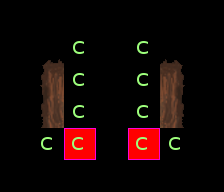

A level layout from a 2D game, rendered from its tile map. Below: a short description, then the map file with tile-grid data replaced by summaries:
An orthogonal 7x6 tile map with 32x32 px tiles, 3 tile layers (ruleRegions, ruleSet, rule_Ground-automatic), 2 hidden layers not drawn, 4 tilesets.

<map version="1.0" orientation="orthogonal" width="7" height="6" tilewidth="32" tileheight="32">
 <tileset firstgid="1" name="collision1_32_32" tilewidth="32" tileheight="32">
  <image source="../graphics/tiles/collision1_32_32.png" width="1024" height="1024" />
 </tileset>
 <tileset firstgid="1025" name="automapping_set_cave_32_32" tilewidth="32" tileheight="32">
  <image source="../graphics/tiles/automapping_set_cave_32_32.png" width="1024" height="1024" />
 </tileset>
 <tileset firstgid="2049" name="automapping_set_rules_32_32" tilewidth="32" tileheight="32">
  <image source="../graphics/tiles/automapping_set_rules_32_32.png" width="1024" height="1024" />
 </tileset>
 <tileset firstgid="3073" name="cave3_32_32" tilewidth="32" tileheight="32">
  <image source="../graphics/tiles/cave3_32_32.png" width="1024" height="1024" />
 </tileset>
 <layer name="ruleRegions" width="7" height="6">
  <data>[42 cells, 16 non-empty, 1 distinct tile ids]</data>
 </layer>
 <layer name="ruleSet" width="7" height="6">
  <data>[42 cells, 16 non-empty, 2 distinct tile ids]</data>
 </layer>
 <layer name="rule_Ground-automatic" width="7" height="6">
  <data>[42 cells, 6 non-empty, 6 distinct tile ids]</data>
 </layer>
 <layer name="rule_Over-automatic" width="7" height="6" visible="0">
  <data>[42 cells, 0 non-empty, 0 distinct tile ids]</data>
 </layer>
 <layer name="rule_Collision-automatic" width="7" height="6" visible="0">
  <data>[42 cells, 14 non-empty, 1 distinct tile ids]</data>
 </layer>
</map>
